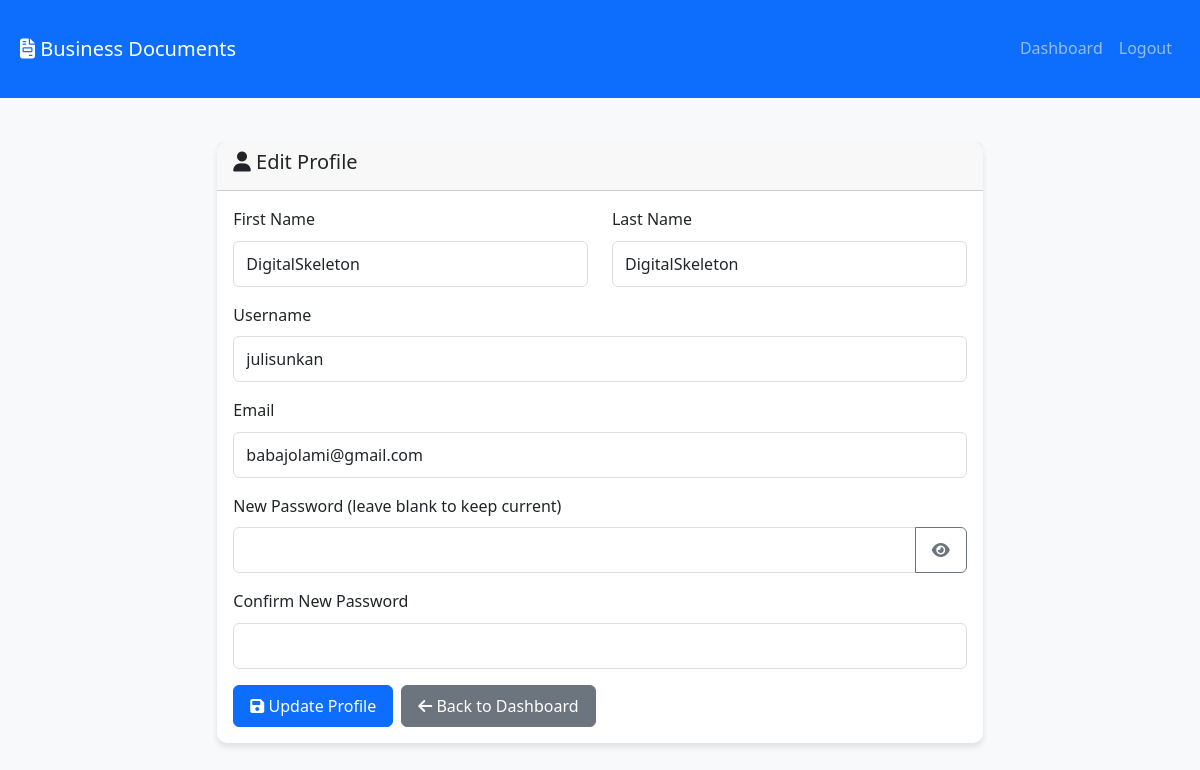
The page /profile (signed in) on the database its author committed.
### models.py (models this page shows, shortened)
class User(db.Model):
    id = db.Column(db.Integer, primary_key=True)
    username = db.Column(db.String(80), unique=True, nullable=False)
    email = db.Column(db.String(120), unique=True, nullable=False)
    password_hash = db.Column(db.String(255), nullable=False)
    first_name = db.Column(db.String(100), nullable=False)
    last_name = db.Column(db.String(100), nullable=False)
    is_admin = db.Column(db.Boolean, default=False)
    is_verified = db.Column(db.Boolean, default=False)
    verification_token = db.Column(db.String(100), nullable=True)
    reset_token = db.Column(db.String(100), nullable=True)
    reset_token_expires = db.Column(db.DateTime, nullable=True)
    created_at = db.Column(db.DateTime, default=datetime.utcnow)
    last_login = db.Column(db.DateTime, nullable=True)
    pdf_codes = db.relationship('UserPDFCode', foreign_keys='UserPDFCode.user_id', backref='user', lazy=True, cascade='all, delete-orphan')
    pdf_requests = db.relationship('PDFRequest', backref='user', lazy=True, cascade='all, delete-orphan')
    sent_messages = db.relationship('Message', foreign_keys='Message.sender_id', backref='sender', lazy=True, cascade='all, delete-orphan')
    received_messages = db.relationship('Message', foreign_keys='Message.recipient_id', backref='recipient', lazy=True, cascade='all, delete-orphan')
    uploaded_pdfs = db.relationship('UserPDFCode', foreign_keys='UserPDFCode.uploaded_by_admin_id', backref='uploader', lazy=True)

### app.py (the view, shortened to what this page needs)
@app.route('/profile', methods=['GET', 'POST'])
@login_required
def profile():
    user = User.query.get(session['user_id'])
    return render_template('profile.html', user=user)

### app.py (called while the page is built)
def login_required(f):
    @wraps(f)
    def decorated_function(*args, **kwargs):
        if 'user_id' not in session:
            flash('Please log in to access this page.', 'error')
            return redirect(url_for('login'))
        return f(*args, **kwargs)
    return decorated_function

### templates/profile.html (shortened to what this page needs)
<!DOCTYPE html>
<html lang="en">
<head>
    <link href="https://cdn.jsdelivr.net/npm/bootstrap@5.3.0/dist/css/bootstrap.min.css" rel="stylesheet">
    <link rel="stylesheet" href="https://cdnjs.cloudflare.com/ajax/libs/font-awesome/6.4.0/css/all.min.css">
    <link rel="stylesheet" href="{{ url_for('static', filename='css/style.css') }}">
</head>
<body>
    <nav class="navbar navbar-expand-lg navbar-dark bg-primary">
        <div class="container">
            <a class="navbar-brand" href="{{ url_for('dashboard') }}">
                <i class="fas fa-file-invoice"></i> Business Documents
            </a>
            <div class="navbar-nav ms-auto">
                <a class="nav-link" href="{{ url_for('dashboard') }}">Dashboard</a>
                <a class="nav-link" href="{{ url_for('logout') }}">Logout</a>
            </div>
        </div>
    </nav>
    <div class="container mt-4">
        <div class="row justify-content-center">
            <div class="col-md-8">
                <div class="card">
                    <div class="card-header">
                        <h5><i class="fas fa-user"></i> Edit Profile</h5>
                    </div>
                    <div class="card-body">
                        <form id="profileForm">
                            <div class="row">
                                <div class="col-md-6 mb-3">
                                    <label for="first_name" class="form-label">First Name</label>
                                    <input type="text" class="form-control" id="first_name" name="first_name" value="{{ user.first_name }}" required>
                                </div>
                                <div class="col-md-6 mb-3">
                                    <label for="last_name" class="form-label">Last Name</label>
                                    <input type="text" class="form-control" id="last_name" name="last_name" value="{{ user.last_name }}" required>
                                </div>
                            </div>
                            <div class="mb-3">
                                <label for="username" class="form-label">Username</label>
                                <input type="text" class="form-control" id="username" name="username" value="{{ user.username }}" required>
                            </div>
                            <div class="mb-3">
                                <label for="email" class="form-label">Email</label>
                                <input type="email" class="form-control" id="email" name="email" value="{{ user.email }}" required>
                            </div>
                            <div class="mb-3">
                                <label for="password" class="form-label">New Password (leave blank to keep current)</label>
                                <div class="input-group">
                                    <input type="password" class="form-control" id="password" name="password" minlength="6">
                                    <button type="button" class="btn btn-outline-secondary" id="togglePassword">
                                        <i class="fas fa-eye"></i>
                                    </button>
                                </div>
                            </div>
                            <div class="mb-3">
                                <label for="confirm_password" class="form-label">Confirm New Password</label>
                                <input type="password" class="form-control" id="confirm_password" name="confirm_password">
                            </div>
                            <div class="d-flex gap-2">
                                <button type="submit" class="btn btn-primary">
                                    <i class="fas fa-save"></i> Update Profile
                                </button>
                                <a href="{{ url_for('dashboard') }}" class="btn btn-secondary">
                                    <i class="fas fa-arrow-left"></i> Back to Dashboard
                                </a>
                            </div>
                        </form>
                    </div>
                </div>
            </div>
        </div>
    </div>
</body>
</html>

### static/css/style.css (style rules this page uses)
:root { --primary-color: #007bff; --secondary-color: #6c757d; --success-color: #28a745; --danger-color: #dc3545; --warning-color: #ffc107; --info-color: #17a2b8; --light-color: #f8f9fa; --dark-color: #343a40; --white: #ffffff; --black: #000000; }
body { font-family: 'Segoe UI', Tahoma, Geneva, Verdana, sans-serif; background-color: var(--light-color); color: var(--dark-color); line-height: 1.6; }
.container { max-width: 1200px; margin: 0 auto; padding: 20px; }
.card { border: none; border-radius: 10px; box-shadow: 0 4px 6px rgba(0, 0, 0, 0.1); margin-bottom: 20px; }
.btn { border-radius: 6px; padding: 8px 16px; font-weight: 500; transition: all 0.3s ease; }
.form-control { border-radius: 6px; border: 1px solid #ddd; padding: 10px 12px; }

### rows shown on the page
User: first_name "DigitalSkeleton", last_name "DigitalSkeleton", username "julisunkan", email "babajolami@gmail.com"
